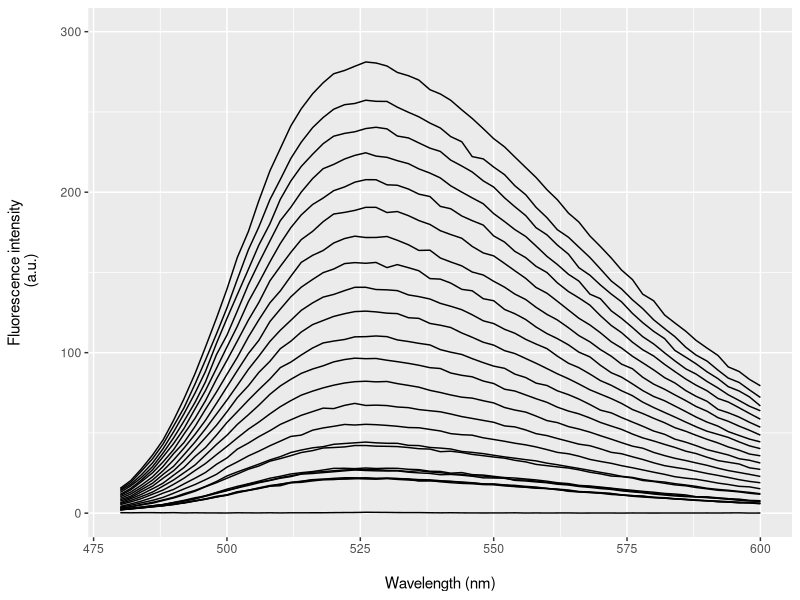

Write the R code that produced this figure.
graphics.off()
remove(list = ls())

library(ggplot2)
library(cowplot)
library(reshape2)

valeurs <- data.frame(read.csv("reconstitutionNQRfluo.csv", sep = ',', dec = ".", header = TRUE))

df <- melt(valeurs, id.vars="wavelength")

colnames(df) <- c("wavelength", "group", "fluorescence")

g <- ggplot (df, aes(x= wavelength, y= fluorescence, group = group))
g <- g + geom_line()
g <- g + theme(legend.position = "none")
g <- g + scale_x_continuous(name = "\nWavelength (nm)", limits = c(480, 600))
g <- g + scale_y_continuous(name = "Fluorescence intensity\n (a.u.)\n", limits = c(0, 300))
g
save_plot('reconstitutionNQRfluo.png', g, base_aspect_ratio = 1.3)